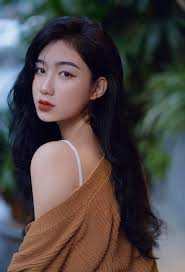
#> input picture nguoi.jpg, 185 x 272 px
$ python task_3.1.py   (older library calls are emulated)
#> lines starting #> are read from the running program, lines starting #| are printed output that depends on the picture
import cv2
import numpy as np
from matplotlib import pyplot as plt

# Danh sách các đường dẫn ảnh
image_paths = ['nguoi.jpg', 'images.jpg', 'images (1).jpg']

for image_path in image_paths:
    # Đọc ảnh
    img = cv2.imread(image_path, cv2.IMREAD_GRAYSCALE)
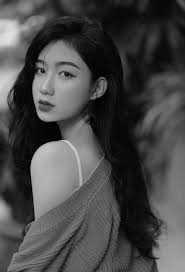
#> img: shape (272, 185); min 0, max 228, mean 72

    if img is None:
        print(f"Cannot load image {image_path}")
        continue

    # 1. Áp dụng toán tử Sobel
    sobel_x = cv2.Sobel(img, cv2.CV_64F, 1, 0, ksize=3)
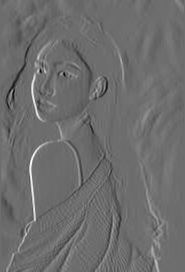
#> sobel_x: shape (272, 185) float64; min -541, max 714, mean -1.2; drawn with min black and max white
    sobel_y = cv2.Sobel(img, cv2.CV_64F, 0, 1, ksize=3)
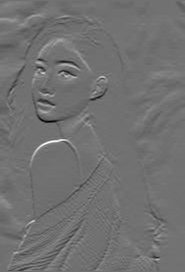
#> sobel_y: shape (272, 185) float64; min -552, max 690, mean 1.2; drawn with min black and max white
    sobel_combined = np.sqrt(sobel_x ** 2 + sobel_y ** 2)
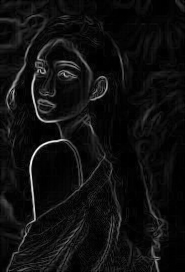
#> sobel_combined: shape (272, 185) float64; min 0, max 738.4, mean 46.2; drawn with min black and max white

    # 2. Áp dụng Laplacian of Gaussian (LoG)
    blurred_img = cv2.GaussianBlur(img, (3, 3), 0)
    log_edges = cv2.Laplacian(blurred_img, cv2.CV_64F)
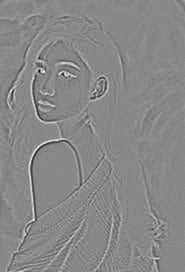
#> log_edges: shape (272, 185) float64; min -77, max 67, mean 0; drawn with min black and max white

    # Hiển thị kết quả
    plt.figure(figsize=(10, 5))

    plt.subplot(1, 3, 1)
    plt.imshow(img, cmap='gray')
    plt.title('Original Image')
    plt.axis('off')

    plt.subplot(1, 3, 2)
    plt.imshow(sobel_combined, cmap='gray')
    plt.title('Sobel Edge Detection')
    plt.axis('off')

    plt.subplot(1, 3, 3)
    plt.imshow(log_edges, cmap='gray')
    plt.title('Laplacian of Gaussian (LoG)')
    plt.axis('off')

    plt.show()
#> pass 2 of the loop `for image_path in image_paths:`:
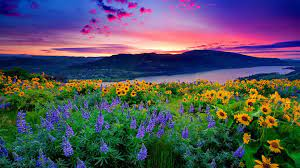
#> input picture images.jpg, 300 x 168 px
#> img: shape (168, 300)
#> sobel_x: shape (168, 300) float64
#> sobel_y: shape (168, 300) float64
#> sobel_combined: shape (168, 300) float64
#> `blurred_img = cv2.GaussianBlur(img, (3, 3), 0)`:
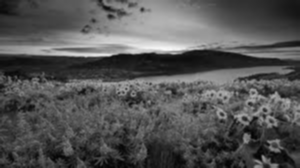
#> blurred_img: shape (168, 300); min 3, max 248, mean 84.2
#> `log_edges = cv2.Laplacian(blurred_img, cv2.CV_64F)`:
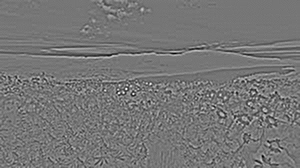
#> log_edges: shape (168, 300) float64; min -99, max 114, mean 0; drawn with min black and max white
#> pass 3 of the loop `for image_path in image_paths:`:
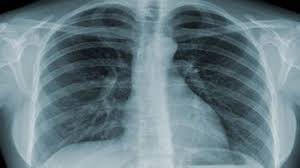
#> input picture images (1).jpg, 300 x 168 px
#> `sobel_combined = np.sqrt(sobel_x ** 2 + sobel_y ** 2)`:
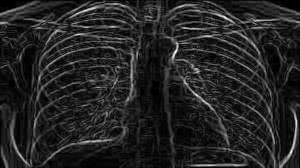
#> sobel_combined: shape (168, 300) float64; min 0, max 327.8, mean 46.8; drawn with min black and max white
#> `log_edges = cv2.Laplacian(blurred_img, cv2.CV_64F)`:
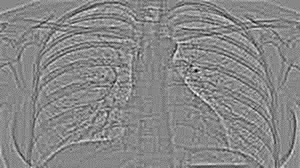
#> log_edges: shape (168, 300) float64; min -34, max 30, mean 0; drawn with min black and max white
